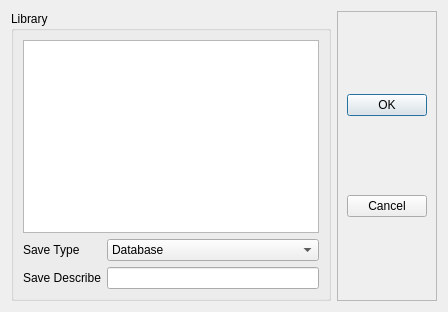
<?xml version="1.0" encoding="UTF-8"?>
<ui version="4.0">
 <class>Dialog</class>
 <widget class="QDialog" name="Dialog">
  <property name="geometry">
   <rect>
    <x>0</x>
    <y>0</y>
    <width>448</width>
    <height>312</height>
   </rect>
  </property>
  <property name="windowTitle">
   <string>Save Expeirment Dialog</string>
  </property>
  <layout class="QHBoxLayout" name="horizontalLayout">
   <item>
    <widget class="QGroupBox" name="groupBox">
     <property name="title">
      <string>Library</string>
     </property>
     <layout class="QGridLayout" name="gridLayout">
      <item row="0" column="0" colspan="3">
       <widget class="QListWidget" name="library_widget">
        <property name="selectionMode">
         <enum>QAbstractItemView::ExtendedSelection</enum>
        </property>
       </widget>
      </item>
      <item row="1" column="0">
       <widget class="QLabel" name="save_type_label">
        <property name="text">
         <string>Save Type</string>
        </property>
       </widget>
      </item>
      <item row="2" column="0" colspan="2">
       <widget class="QLabel" name="save_describe_label">
        <property name="text">
         <string>Save Describe</string>
        </property>
       </widget>
      </item>
      <item row="2" column="2">
       <widget class="QLineEdit" name="describe_edit"/>
      </item>
      <item row="1" column="2">
       <widget class="QComboBox" name="type_com_box">
        <item>
         <property name="text">
          <string>Database</string>
         </property>
        </item>
        <item>
         <property name="text">
          <string>Local</string>
         </property>
        </item>
       </widget>
      </item>
     </layout>
    </widget>
   </item>
   <item>
    <widget class="QFrame" name="frame">
     <property name="frameShape">
      <enum>QFrame::StyledPanel</enum>
     </property>
     <property name="frameShadow">
      <enum>QFrame::Raised</enum>
     </property>
     <layout class="QGridLayout" name="gridLayout_2">
      <item row="0" column="0">
       <widget class="QPushButton" name="pushButton">
        <property name="text">
         <string>OK</string>
        </property>
        <property name="icon">
         <iconset>
          <normaloff>../../_imgs/ok.png</normaloff>../../_imgs/ok.png</iconset>
        </property>
       </widget>
      </item>
      <item row="1" column="0">
       <widget class="QPushButton" name="pushButton_2">
        <property name="text">
         <string>Cancel</string>
        </property>
        <property name="icon">
         <iconset>
          <normaloff>../../_imgs/cancel.png</normaloff>../../_imgs/cancel.png</iconset>
        </property>
       </widget>
      </item>
     </layout>
    </widget>
   </item>
  </layout>
 </widget>
 <resources>
  <include location="../../_imgs/_imgs.qrc"/>
 </resources>
 <connections>
  <connection>
   <sender>pushButton</sender>
   <signal>clicked()</signal>
   <receiver>Dialog</receiver>
   <slot>accept()</slot>
   <hints>
    <hint type="sourcelabel">
     <x>391</x>
     <y>103</y>
    </hint>
    <hint type="destinationlabel">
     <x>223</x>
     <y>155</y>
    </hint>
   </hints>
  </connection>
  <connection>
   <sender>pushButton_2</sender>
   <signal>clicked()</signal>
   <receiver>Dialog</receiver>
   <slot>reject()</slot>
   <hints>
    <hint type="sourcelabel">
     <x>391</x>
     <y>206</y>
    </hint>
    <hint type="destinationlabel">
     <x>223</x>
     <y>155</y>
    </hint>
   </hints>
  </connection>
 </connections>
</ui>
